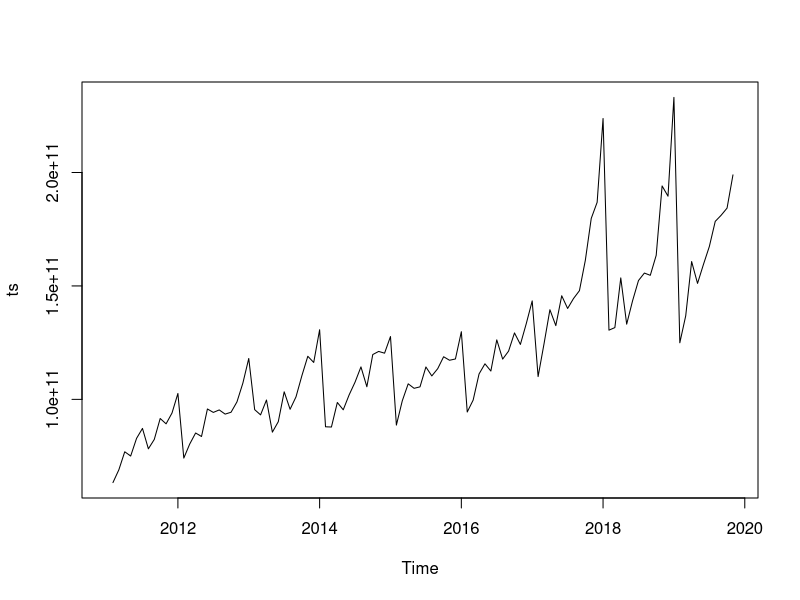
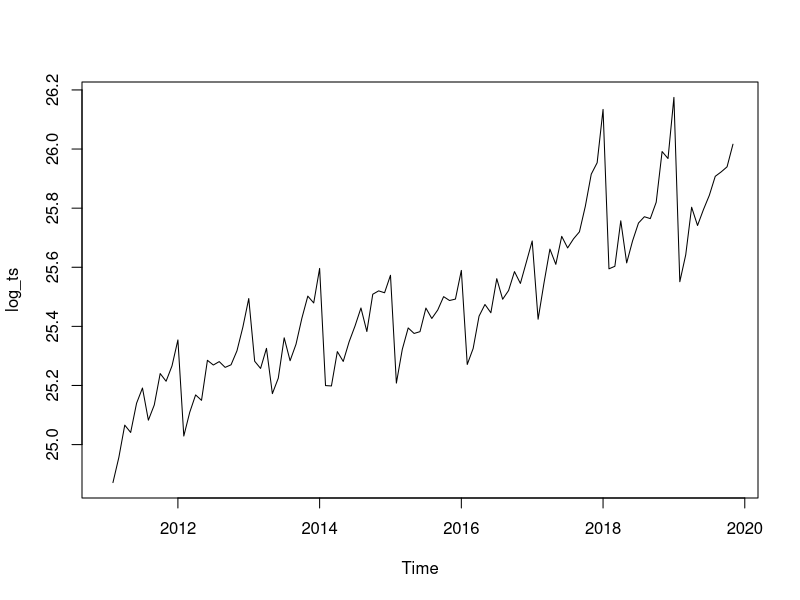
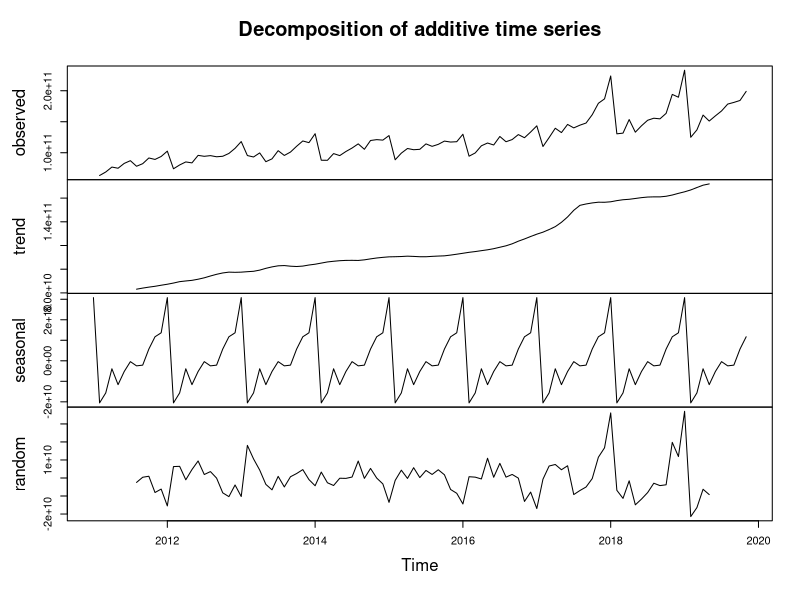
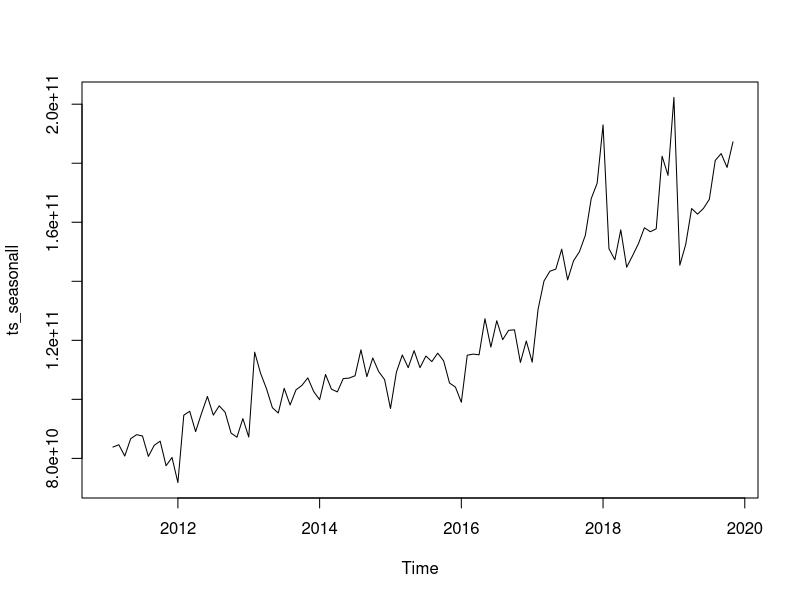

R code for these plots, in order: (Note: this script raises an error after producing the figures.)
## ---- chunk 1
library(readxl)
library(forecast)
## ---- chunk 2

plotForecastErrors <- function(forecasterrors)
{
  # make a histogram of the forecast errors:
  mybinsize <- IQR(forecasterrors,na.rm = T)/4
  mysd   <- sd(forecasterrors, na.rm = T)
  mymin  <- min(forecasterrors,na.rm = T) - mysd*5
  mymax  <- max(forecasterrors, na.rm = T) + mysd*3
  # generate normally distributed data with mean 0 and standard deviation mysd
  mynorm <- rnorm(10000, mean=0, sd=mysd)
  mymin2 <- min(mynorm)
  mymax2 <- max(mynorm)
  if (mymin2 < mymin) { mymin <- mymin2 }
  if (mymax2 > mymax) { mymax <- mymax2 }
  # make a red histogram of the forecast errors, with the normally distributed data overlaid:
  mybins <- seq(mymin, mymax, mybinsize)
  hist(forecasterrors, col="red", freq=FALSE, breaks=mybins)
  # freq=FALSE ensures the area under the histogram = 1
  # generate normally distributed data with mean 0 and standard deviation mysd
  myhist <- hist(mynorm, plot=FALSE)
  # plot the normal curve as a blue line on top of the histogram of forecast errors:
  points(myhist$mids, myhist$density, type="l", col="blue", lwd=2)
}

growth <- function(present, past) {
  (present - past) / past
}

## ---- chunk 3

df <- read_xls('economy.xls', sheet='2011-2019 NACE 2')

df = df[4,]
df = df[-c(1,3)]
rownames(df) = df[1]
# df = df[-1]
df = t(df)
df[] <- sapply(df[],function(x) as.numeric(as.character(x)))
df = as.numeric(df)
df= df * 1000000
ts = ts(df, start = c(2011,1), frequency = c(12))
## ---- chunk 4
ts.plot(ts)
## ---- chunk 5

log_ts <- log(ts)
plot.ts(log_ts)

## ---- chunk 6
ts_components <- decompose(ts)
## ---- chunk 7
ts_components$seasonal
## ---- chunk 8
plot(ts_components)
## ---- chunk 9

ts_seasonall <- ts - ts_components$seasonal

## ---- chunk 10
plot(ts_seasonall)

## ---- chunk 11
ts_forcaste <- HoltWinters(ts)
ts_forcaste
#
## ---- chunk 12
ts_forcaste$SSE

## ---- chunk 13
plot(ts_forcaste)
## ---- chunk 14
ts_forcaste2 = forecast:::forecast.HoltWinters(ts_forcaste, h= 6)
(as.data.frame(ts_forcaste2))[1]
## ---- chunk 15
forecast:::plot.forecast(ts_forcaste2)
## ---- chunk 16
year_2018 <- window(ts, 2018, c(2018,12))
year_2019 <- window(ts, 2019)
year_2019_predict_HW <- (as.data.frame(ts_forcaste2))[1][c(1:6),]
sum_year_2019 = sum(c(year_2019,year_2019_predict_HW))
growth_HW <- growth(sum_year_2019,sum(year_2018))
growth_HW 
## ---- chunk 17
acf(ts_forcaste2$residuals, lag.max=20, na.action = na.pass)
Box.test(ts_forcaste2$residuals, lag=20, type="Ljung-Box")
## ---- chunk 18
plot.ts(ts_forcaste2$residuals)

## ---- chunk 19
plotForecastErrors(ts_forcaste2$residuals)
## ---- chunk 20
plot.ts(ts)
ts_diff1 <-  diff(ts, differences = 1)

plot.ts(ts_diff1)
## ---- chunk 21

acf(ts_diff1, lag.max=20)             # plot a correlogram
## ---- chunk 22
acf(ts_diff1, lag.max=20, plot=FALSE) # get the autocorrelation values
## ---- chunk 23
pacf(ts_diff1, lag.max=20)             # plot a partial correlogram
pacf(ts_diff1, lag.max=20, plot=FALSE) # get the partial autocorrelation values
## ---- chunk 24
ts_arima = Arima(ts, order=c(1,1,1),seasonal = list(order = c(1,1,1)))
ts_arima
## ---- chunk 25
ts_arima_forecast = forecast(ts_arima,h = 6)
ts_arima_forecast

forecast:::plot.forecast(ts_arima_forecast)
## ---- chunk 26

year_2019_predict_ARIMA <- (as.data.frame(ts_arima_forecast))[1][c(1:6),]
sum_year_2019 = sum(c(year_2019,year_2019_predict_ARIMA))
growth_ARIMA <- growth(sum_year_2019, sum(year_2018))
growth_ARIMA 

## ---- chunk 27
acf(ts_arima_forecast$residuals, lag.max=20)
Box.test(ts_arima_forecast$residuals, lag=20, type="Ljung-Box")
## ---- chunk 28
plot.ts(ts_arima_forecast$residuals)            # make time plot of forecast errors
plotForecastErrors(ts_arima_forecast$residuals)
## ---- chunk 29
ts_arima = Arima(ts, order=c(2,1,1),seasonal = list(order = c(2,1,0)))
ts_arima
## ---- chunk 30
ts_arima_forecast = forecast(ts_arima,h = 6)
ts_arima_forecast

forecast:::plot.forecast(ts_arima_forecast)
## ---- chunk 31

year_2019_predict_ARIMA <- (as.data.frame(ts_arima_forecast))[1][c(1:6),]
sum_year_2019 = sum(c(year_2019,year_2019_predict_ARIMA))
growth_ARIMA2 <- growth(sum_year_2019, sum(year_2018))
growth_ARIMA2 

## ---- chunk 32
acf(ts_arima_forecast$residuals, lag.max=20)
Box.test(ts_arima_forecast$residuals, lag=20, type="Ljung-Box")
## ---- chunk 33
plot.ts(ts_arima_forecast$residuals)            # make time plot of forecast errors
plotForecastErrors(ts_arima_forecast$residuals)
## ---- chunk 34

fit <- auto.arima(ts,max.p = 5,max.q = 5,max.P = 5,max.Q = 5,max.d = 3,seasonal = TRUE)
fit
fit_forecast = forecast(fit,h=6)
plot(fit_forecast)
# str(fit)
## ---- chunk 35


year_2019_predict_auto.arima <- (as.data.frame(fit_forecast))[1][c(1:6),]
year_2019_predict_auto.arima_95_low <- (as.data.frame(fit_forecast))[4][c(1:6),]
year_2019_predict_auto.arima_95_high <- (as.data.frame(fit_forecast))[5][c(1:6),]

sum_year_2019 = sum(c(year_2019,year_2019_predict_auto.arima))
sum_year_2019_low = sum(c(year_2019,year_2019_predict_auto.arima_95_low))
sum_year_2019_high = sum(c(year_2019,year_2019_predict_auto.arima_95_high))


growth_auto.arima <- -growth(sum(year_2018),sum_year_2019)
growth_auto.arima_95_low <- -growth(sum(year_2018),sum_year_2019_low)
growth_auto.arima_95_high <- -growth(sum(year_2018),sum_year_2019_high)

growth_auto.arima
growth_auto.arima_95_low
growth_auto.arima_95_high
## ---- chunk 36
growth_ARIMA

growth_ARIMA2

growth_auto.arima

growth_HW

## ---- chunk 37
df = rbind(growth_ARIMA ,growth_ARIMA2, growth_auto.arima, growth_HW)
df = as.data.frame(t(df))
rownames(df) = "nov-19"
writexl::write_xlsx(df,"total-industry-19.xlsx")
